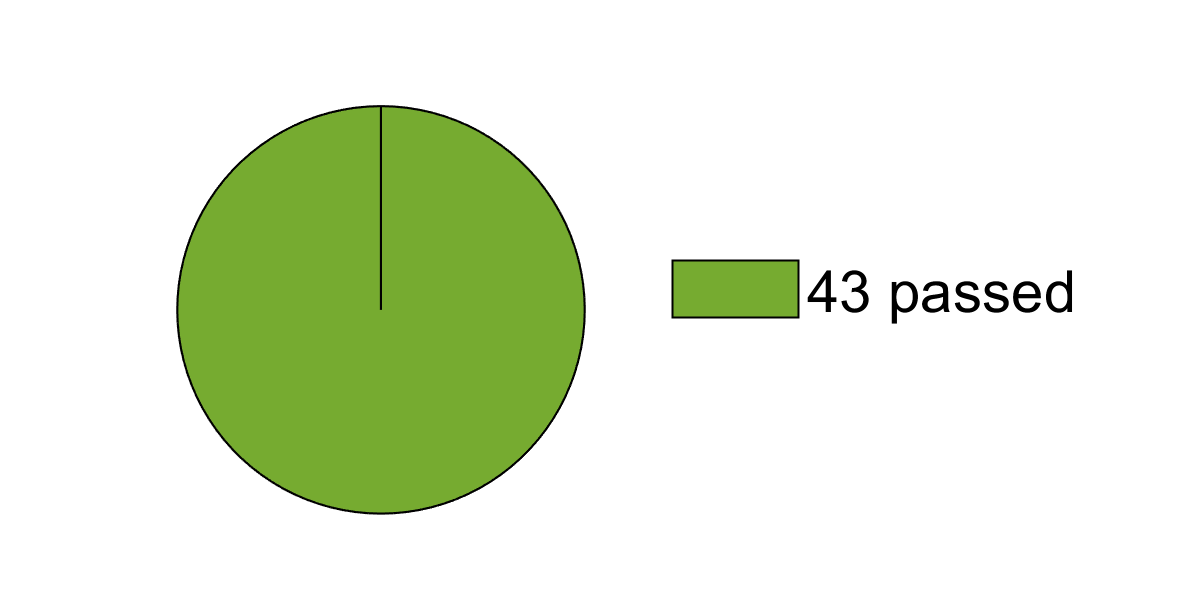
%> input picture test_report/images/image1.png, 1200 x 600 px
$ octave --eval "result = preprocessImage('../test_report/images/image1.png');"   (GNU Octave 9; MATLAB toolbox functions it lacks are replaced by stand-ins)
%> lines starting %> are read from the running program, lines starting %| are printed output that depends on the picture
function img = preprocessImage(imagePath)
%> called with imagePath = '../test_report/images/image1.png'
    img = imread(imagePath);
%> img is the input picture: size 600x1200x3 uint8; mean R, G, B 226.7, 236.6, 213.5
    img = im2single(img);
%> img: size 600x1200x3 single
    img = imresize(img, [28 28]);
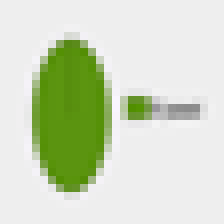
%> img: size 28x28x3 single (shown 8 times larger); mean R, G, B 0.889, 0.928, 0.837; drawn with min black and max white
    if size(img, 3) == 3
        img = rgb2gray(img);
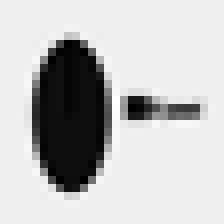
%> img: size 28x28 single (shown 8 times larger); min 0.523, max 1.03, mean 0.906; drawn with min black and max white
    end
    img = max(0, min(1, img));
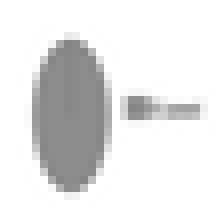
%> img: size 28x28 single (shown 8 times larger); min 0.523, max 1, mean 0.905
end
